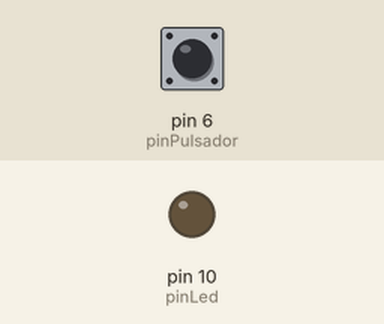
Simulated run of this sketch. Board: Arduino Uno, built with avr-gcc and run on an emulated ATmega328P. Shown: output pins drawn as LEDs (lit = HIGH). Inputs (shaded band) come from the test bench; at power-on: pin 6 (pinPulsador) LOW.

Above: at 1.2 s.
1.3 s: pin 6 (pinPulsador) pulled HIGH for 0.15 s
At 1.8 s:
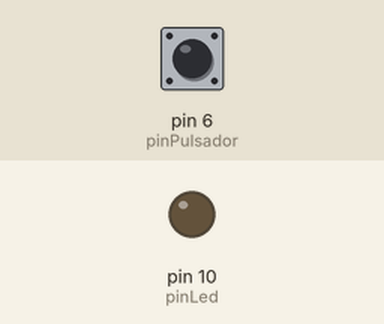
3.0 s: pin 6 (pinPulsador) pulled HIGH for 1 s
At 5.2 s:
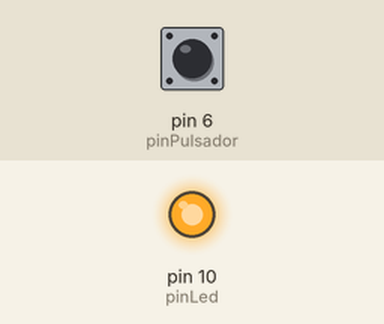
5.5 s: pin 6 (pinPulsador) pulled HIGH for 0.15 s
At 6.2 s:
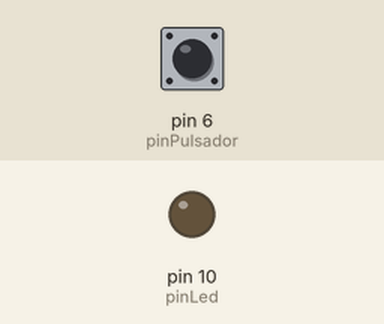
7.2 s: pin 6 (pinPulsador) pulled HIGH for 3.2 s
At 7.6 s:
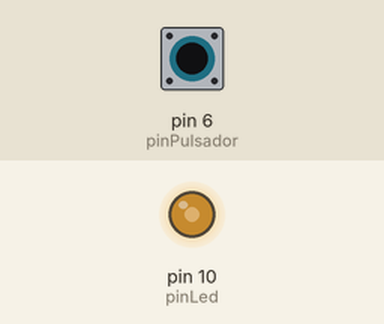
Timing chart, 0 to 11.9 s (numbered marks = the images above; inputs shaded):
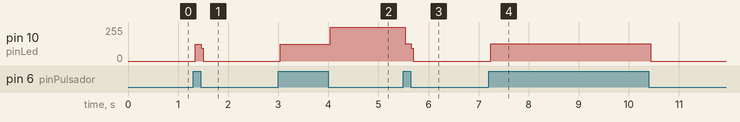

Measured:
- after the input at 1.3 s, pin 10 (pinLed): 0/255 → 126/255 at once, → 0/255 0.12 s later
- after the input at 3.0 s, pin 10 (pinLed): 0/255 → 126/255 at once, → 255/255 1.0 s later
- after the input at 5.5 s, pin 10 (pinLed): 255/255 → 129/255 at once, → 0/255 0.12 s later
- after the input at 7.2 s, pin 10 (pinLed): 0/255 → 129/255 at once, → 0/255 3.2 s later

The sketch:

usando_pulsadores_resistencia_pull_down.ino
```cpp
int pulsador=0;
int estado=0;

int pinLed=10;//4;
int pinPulsador=6;//=8;
void setup() {
  pinMode(pinLed, OUTPUT);
  pinMode(pinPulsador, INPUT);
}

void loop() {
 pulsador=digitalRead(pinPulsador);

 if(pulsador==HIGH)
 {
    estado=1-estado;
  }

  if(estado==1)
  {
    digitalWrite(pinLed, HIGH);

  }
  else
  {
    digitalWrite(pinLed, LOW);

  }

}
```
